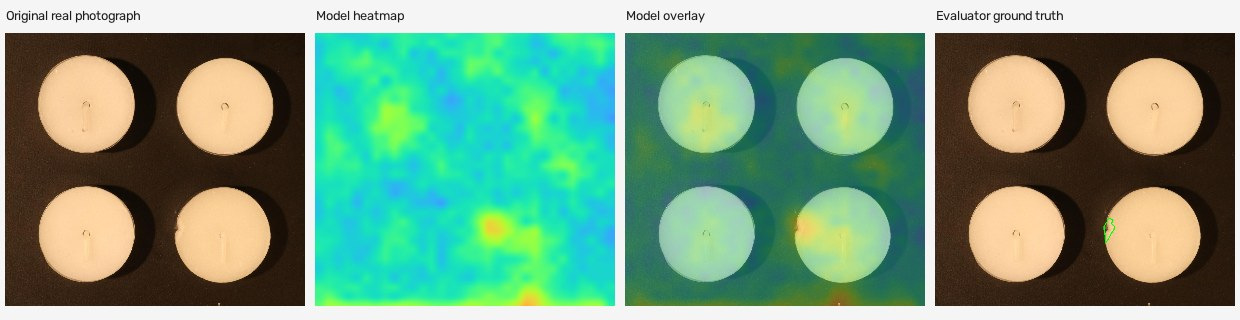
#> input picture benchmarks/intelligence_20261025/examples/candle_replay_0121.jpg, 1240 x 320 px
$ python -i model.py   (imports and definitions only)   (older library calls are emulated)
#> lines starting #> are read from the running program, lines starting #| are printed output that depends on the picture
#> further down, picture is the input picture: shape (320, 1240, 3); mean B, G, R 127.9, 157.4, 117.4
from __future__ import annotations

import hashlib
import json
from pathlib import Path

import cv2
import numpy as np

from app.config import MODEL_DIR
from app.core.image_io import sha256_bytes
from app.core.quality import foreground_bbox, inspect_quality

FEATURE_WIDTH = 120
FEATURE_HEIGHT = 90
MODEL_VERSION = "reflex-opencv-normal-bank-1"


# [5 lines left out: function read_bgr, not called in this run]


def feature_map(image: np.ndarray) -> np.ndarray:
    small = cv2.resize(image, (FEATURE_WIDTH, FEATURE_HEIGHT), interpolation=cv2.INTER_AREA)
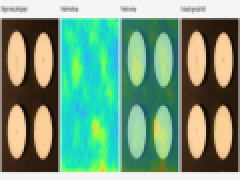
#> small: shape (90, 120, 3) (shown 2 times larger); mean B, G, R 127.9, 157.4, 117.4
    lab = cv2.cvtColor(small, cv2.COLOR_BGR2LAB)
#> lab: shape (90, 120, 3); mean of channels 0, 1, 2 155.6, 114.1, 141
    gray = lab[:, :, 0].astype(np.float32) / 255.0
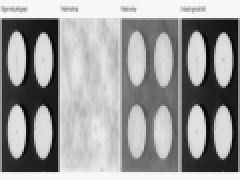
#> gray: shape (90, 120) float32 (shown 2 times larger); min 0.0314, max 0.969, mean 0.61
    local = gray - cv2.GaussianBlur(gray, (9, 9), 0)
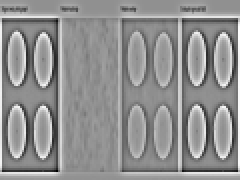
#> local: shape (90, 120) float32 (shown 2 times larger); min -0.468, max 0.357, mean 0.00243; drawn with min black and max white
    lap = np.abs(cv2.Laplacian(gray, cv2.CV_32F, ksize=3))
    gx = cv2.Sobel(gray, cv2.CV_32F, 1, 0, ksize=3)
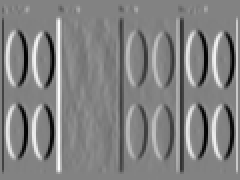
#> gx: shape (90, 120) float32 (shown 2 times larger); min -3.32, max 3.16, mean -0.00354; drawn with min black and max white
    gy = cv2.Sobel(gray, cv2.CV_32F, 0, 1, ksize=3)
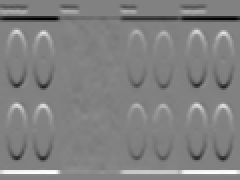
#> gy: shape (90, 120) float32 (shown 2 times larger); min -3.55, max 3.45, mean 6.39e-05; drawn with min black and max white
    grad = cv2.magnitude(gx, gy)
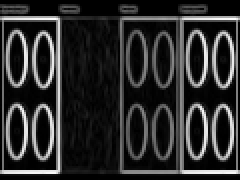
#> grad: shape (90, 120) float32 (shown 2 times larger); min 0, max 3.55, mean 0.629; drawn with min black and max white
    chroma = cv2.magnitude(lab[:, :, 1].astype(np.float32) - 128.0, lab[:, :, 2].astype(np.float32) - 128.0) / 181.0
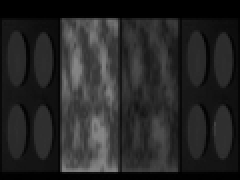
#> chroma: shape (90, 120) float32 (shown 2 times larger); min 0, max 0.531, mean 0.151
    return np.stack((gray, local, lap, grad, chroma), axis=2).astype(np.float32)


# [4 lines left out: function _score_features, not called in this run]


def _image_score(score_map: np.ndarray) -> float:
    return float(np.quantile(score_map, 0.995))


# [125 lines left out: functions fit_normal_bank, load_bank, analyze, extract_regions, render_evidence, not called in this run]

>>> import cv2
>>> picture = cv2.imread('../../../benchmarks/intelligence_20261025/examples/candle_replay_0121.jpg')
>>> result = feature_map(picture)

$ run again, on benchmarks/intelligence_20261025/examples/candle_replay_0129_chosen_detail.png
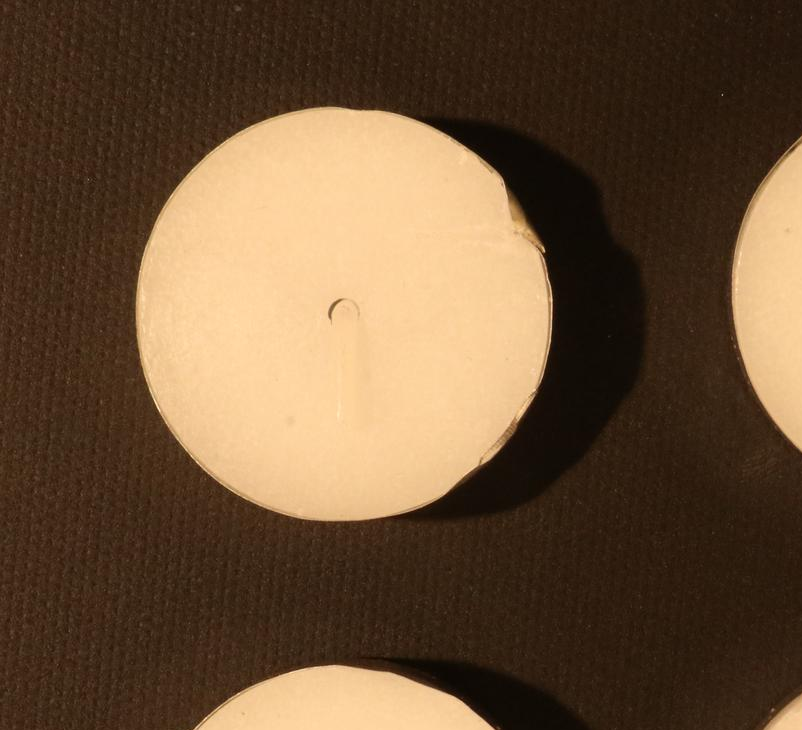
#> input picture benchmarks/intelligence_20261025/examples/candle_replay_0129_chosen_detail.png, 802 x 730 px
#> picture is the input picture: shape (730, 802, 3); mean B, G, R 56.2, 81.7, 107.2
#> lab: shape (90, 120, 3); mean of channels 0, 1, 2 88.5, 135.1, 146.4
#> in feature_map, `grad = cv2.magnitude(gx, gy)`:
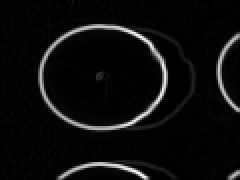
#> grad: shape (90, 120) float32 (shown 2 times larger); min 0, max 3.33, mean 0.181; drawn with min black and max white
#> in feature_map, `chroma = cv2.magnitude(lab[:, :, 1].astype(np.float32) - 128.0, lab[:,..`:
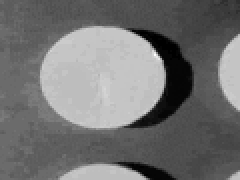
#> chroma: shape (90, 120) float32 (shown 2 times larger); min 0.011, max 0.232, mean 0.11; drawn with min black and max white
